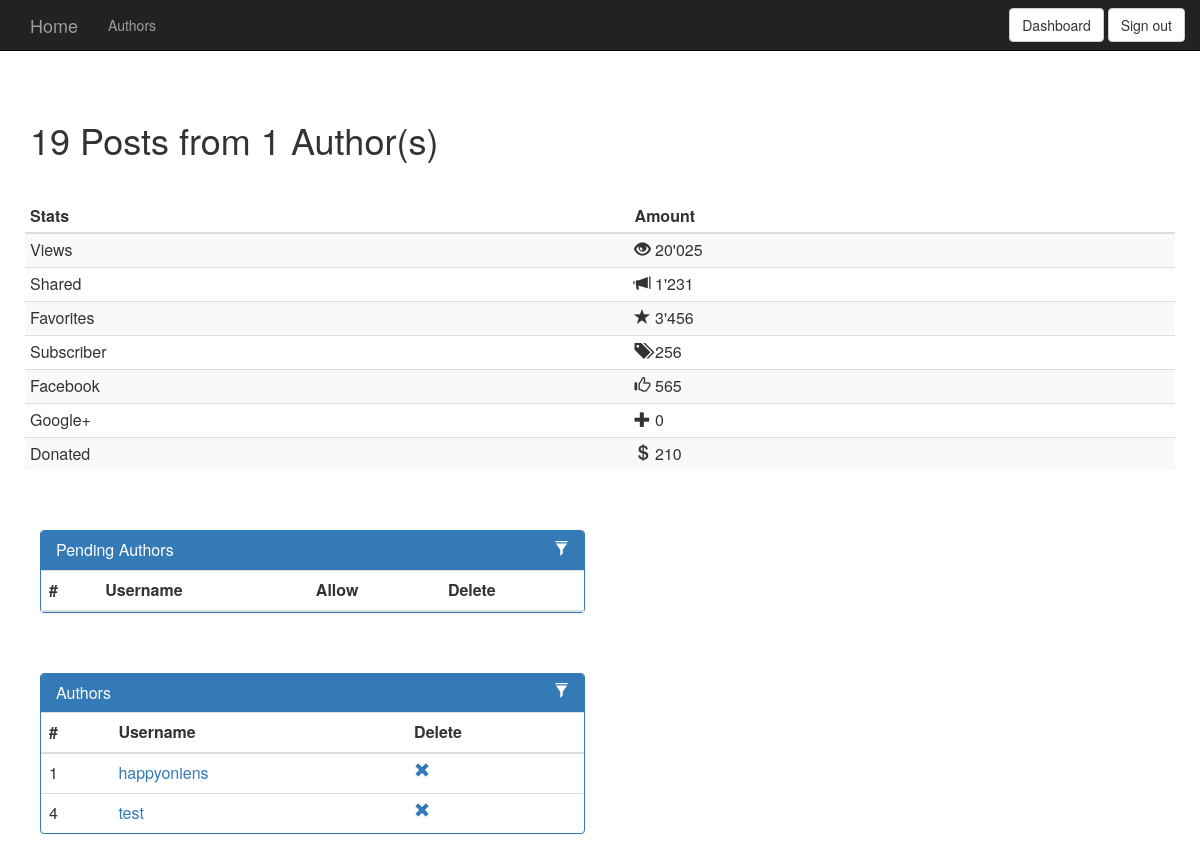
Before: /Code/index.php?section=dashboard (signed in) with the older database file.
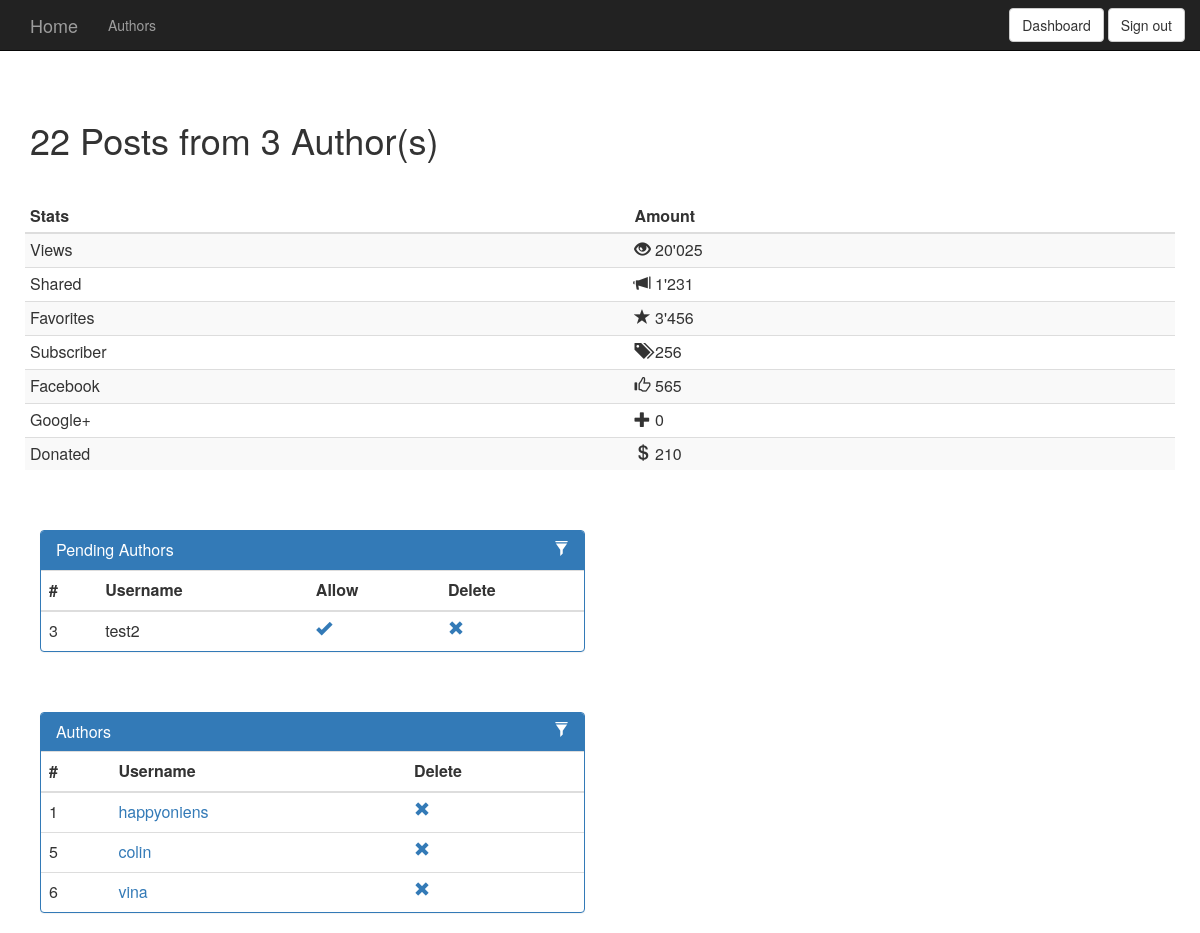
After: the same page with the newer database file.
### tables this page shows
CREATE TABLE IF NOT EXISTS `t_author` (
  `id_author` int(11) NOT NULL AUTO_INCREMENT,
  `username` varchar(64) NOT NULL,
  `password` varchar(64) NOT NULL,
  `allowed` tinyint(1) NOT NULL DEFAULT '0',
  PRIMARY KEY (`id_author`)
);

### Code/php/dashboard.php (the view, shortened to what this page needs)
<div class="container">
        <?php
        $mysqli = new mysqli('localhost','root','','myblog');
        $result = $mysqli->query("SELECT COUNT(id_blogPost)as zahl, COUNT(DISTINCT blogAuthor) as zahlAuthor FROM t_blogpost");
        $row = $result->fetch_object();
        echo "<h1>".$row->zahl." Posts from ".$row->zahlAuthor." Author(s)</h1>";
        ?>
	<div class="row">
		<div class="span5">
            <table class="table table-striped table-condensed">
                  <thead>
                  <tr>
                      <th>Stats</th>
                      <th>Amount</th>
                  </tr>
              </thead>
                <tbody>
                        <tr>
                            <td>Views</td>
                            <td><span class="glyphicon glyphicon-eye-open"></span> 20'025</td>
                        </tr>
                        <tr>
                            <td>Shared</td>
                            <td><span class='glyphicon glyphicon-bullhorn'></span> 1'231 </td>
                        </tr>
                        <tr>
                            <td>Favorites</td>
                            <td><span class="glyphicon glyphicon-star"></span> 3'456</td>
                        </tr>
                        <tr>
                            <td>Subscriber</td>
                            <td><span class='glyphicon glyphicon-tags'></span> 256 </td>
                        </tr>
                        <tr>
                            <td>Facebook</td>
                            <td><span class='glyphicon glyphicon-thumbs-up'></span> 565 </td>
                        </tr>
                        <tr>
                            <td>Google+</td>
                            <td><span class="glyphicon glyphicon-plus"></span> 0</td>
                        </tr>
                        <tr>
                            <td>Donated</td>
                            <td><span class="glyphicon glyphicon-usd"></span> 210</td>
                        </tr>
              </tbody>
            </table>
            </div>
	</div>
    	<div class="row">
			<div class="col-md-6">
				<div class="panel panel-primary">
					<div class="panel-heading">
						<h3 class="panel-title">Pending Authors</h3>
						<div class="pull-right">
							<span class="clickable filter" data-toggle="tooltip" title="Toggle table filter" data-container="body">
								<i class="glyphicon glyphicon-filter"></i>
							</span>
						</div>
					</div>
					<table class="table table-hover" id="dev-table">
						<thead>
							<tr>
								<th>#</th>
								<th>Username</th>
								<th>Allow</th>
                                                                <th>Delete</th>
							</tr>
						</thead>
						<tbody>
                                                    <?php
                                                    $mysqli = new mysqli('localhost','root','','myblog');
                                                    $result = $mysqli->query("SELECT * FROM t_author WHERE allowed = 0");
                                                    while($row = $result->fetch_object())
                                                    {
                                                       echo '
							<tr>
								<td>'.$row->id_author.'</td>
								<td>'.$row->username.'</td>
								<td><a href="index.php?section=allow&id='.$row->id_author.'"><span class="glyphicon glyphicon-ok"></span></a></td>
                                                                <td><a href="index.php?section=deleteAuthor&id='.$row->id_author.'"><span class="glyphicon glyphicon-remove"></span></a></td>
							</tr>';
                                                    }
                                                    ?>
						</tbody>
					</table>
				</div>
			</div>
        </div>
        <div class="row">
                <div class="col-md-6">
                        <div class="panel panel-primary">
                                <div class="panel-heading">
                                        <h3 class="panel-title">Authors</h3>
                                        <div class="pull-right">
                                                <span class="clickable filter" data-toggle="tooltip" title="Toggle table filter" data-container="body">
                                                        <i class="glyphicon glyphicon-filter"></i>
                                                </span>
                                        </div>
                                </div>
                                <table class="table table-hover" id="author-table">
                                        <thead>
                                                <tr>
                                                        <th>#</th>
                                                        <th>Username</th>
                                                        <th>Delete</th>
                                                </tr>
                                        </thead>
                                        <tbody>
                                            <?php
                                            $mysqli = new mysqli('localhost','root','','myblog');
                                            $result = $mysqli->query("SELECT * FROM t_author WHERE allowed = 1");
                                            while($row = $result->fetch_object())
                                            {
                                               echo '
                                                <tr>
                                                        <td>'.$row->id_author.'</td>
                                                        <td><a href="index.php?section=author&id='.$row->id_author.'">'.$row->username.'</a></td>
                                                        <td><a href="index.php?section=deleteAuthor&id='.$row->id_author.'"><span class="glyphicon glyphicon-remove"></span></a></td>
                                                </tr>';
                                            }
                                            ?>
                                        </tbody>
                                </table>
                        </div>
                </div>
        </div>
</div>

### Code/index.php (shortened to what this page needs)
<html>
<head>
	<link rel="stylesheet" href="//netdna.bootstrapcdn.com/bootstrap/3.1.1/css/bootstrap.min.css">
        <link rel="stylesheet" href="CSS/myBlog.css">
</head>
<body>
	<?php
		include "php/header.php";
		echo "<div style='min-height:100px'></div>";
		if(isset($_GET['section']))
			if(file_exists("php/".$_GET['section'].".php"))
				include "php/".$_GET['section'].".php";
			else
				include "php/blog.php";
		else
			include "php/blog.php";
?>
</body>
</html>

### Code/php/header.php (shortened to what this page needs)
<nav class="navbar navbar-inverse navbar-fixed-top" role="navigation">
        <div class="container">
            <div class=" navbar-collapse navbar-ex1-collapse">
                <ul class="nav navbar-nav">
					<li><a class="navbar-brand" href="index.php">Home</a></li>
                    <li><a href="index.php?section=authors">Authors</a>
                    </li>
                </ul>
                <?php
                    if(isset($_SESSION['userId']))
                    {
                        echo '<div class="navbar-right">
                                        <a href="index.php?section=dashboard"><button type="button" class="btn btn-default navbar-btn ">Dashboard</button></a>
					<a href="index.php?section=logout"><button type="button" class="btn btn-default navbar-btn ">Sign out</button></a>
				</div>';
                    }
                    else
                    {
                        echo '<div class="navbar-right">
					<a href="index.php?section=login"><button type="button" class="btn btn-default navbar-btn ">Sign in</button></a>
				</div>';
                    }
                    ?>
            </div>
        </div>
    </nav>

### Code/CSS/myBlog.css (style rules this page uses)
.row { margin-top:40px; padding: 0 10px; }
.clickable { cursor: pointer; }
.panel-heading div { margin-top: -18px; font-size: 15px; }
.panel-heading div span { margin-left:5px; }

Changed rows visible on the page:
removed t_author: id_author "4", username "test", shown under "Authors"
added t_author: id_author "3", username "test2", shown under "Pending Authors"
added t_author: id_author "5", username "colin", shown under "Authors"
added t_author: id_author "6", username "vina", shown under "Authors"
Other visible differences:
$row->zahl: "19" → "22"
$row->zahlAuthor: "1" → "3"
